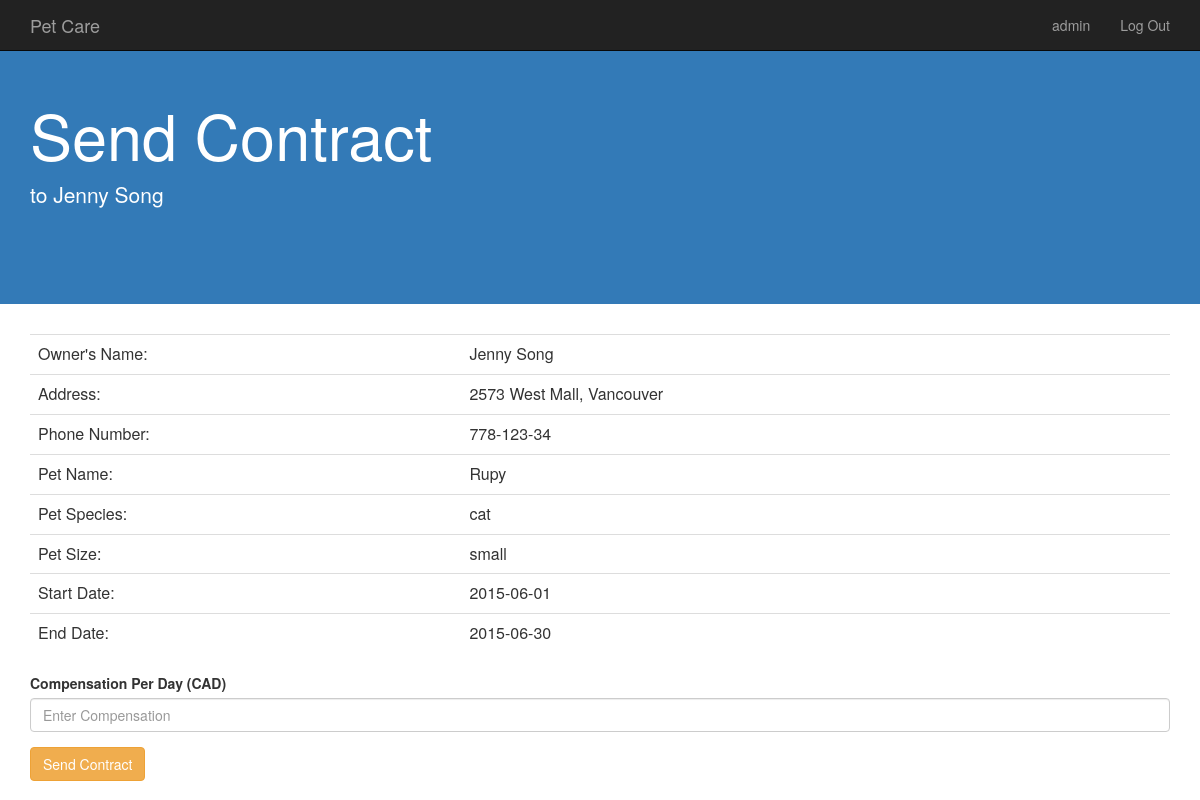
The page /user/contractToOwner.php?RequestID=111&PetID=1 (signed in) on the database as committed earlier.
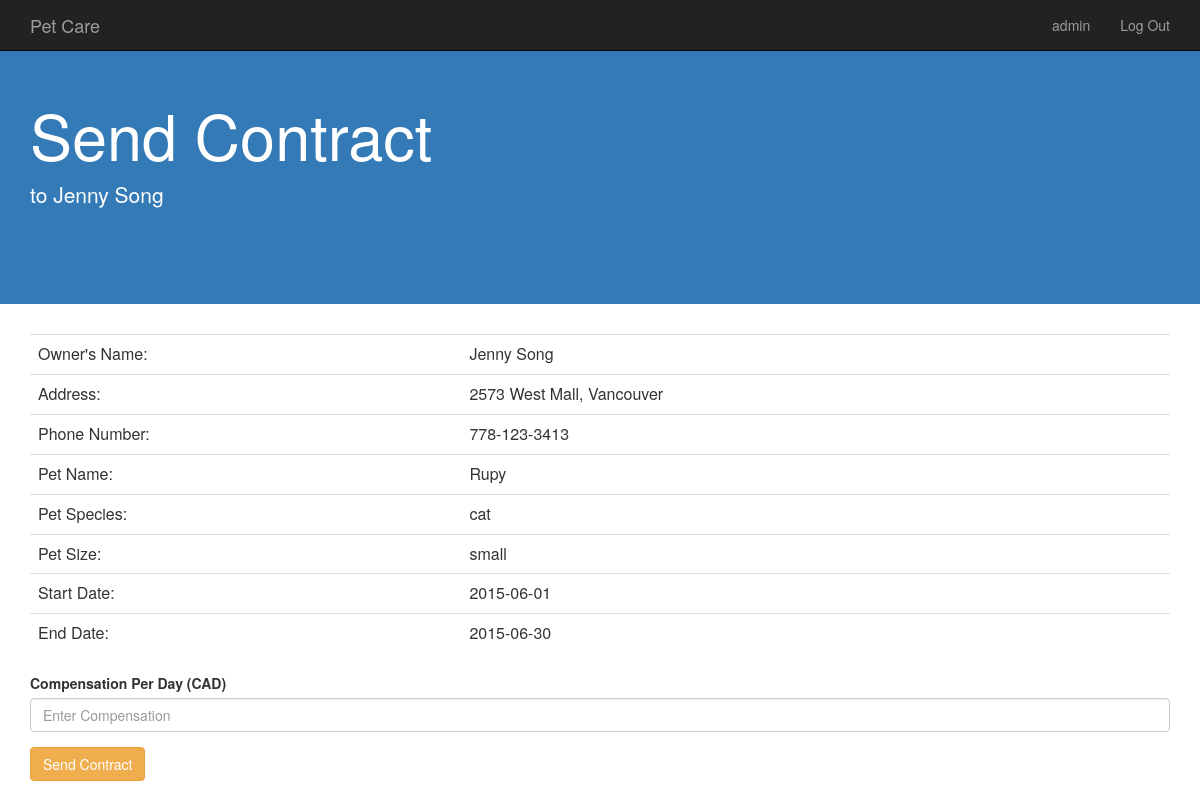
The same page on the database as committed later.
### tables this page shows
CREATE TABLE AccommodationRequest
(OwnerID       	Char(20),
 PetID 			INTEGER, 
 RequestID 		INTEGER,
 WithinDistance 		REAL NOT NULL, 
 StartDate 		DATE NOT NULL, 
 EndDate 		DATE NOT NULL, 
 primary key(PetID, RequestID),
 foreign key(OwnerID, PetID) references OwnsPet(OwnerID, PetID));

CREATE TABLE User
(UserID 	CHAR(20) NOT NULL,
 Password 	CHAR(20) NOT NULL, 
 Name 		CHAR(20) NOT NULL, 
 Address 	CHAR(50) NOT NULL,
 PhoneNum 	CHAR(15) NOT NULL,
 primary key (UserID));

CREATE TABLE OwnsPet
	(OwnerID 	Char(20), 
 PetID 		INTEGER, 
 PetName 	CHAR(20) NOT NULL,
 Size 		CHAR(20) NOT NULL,
 Species	CHAR(20) NOT NULL,
 primary key (OwnerID,PetID),
 foreign key(OwnerID) references PetOwner(OwnerID));

### user/contractToOwner.php (the view, shortened to what this page needs)
<?php
		$db = new PDO("mysql:host=localhost;dbname=fantastic304;port=3306","root");
		$stmt = $db->prepare('SELECT Name, PetName, Species, Size, Address,PhoneNum, WithinDistance, StartDate, EndDate, a.OwnerID as OwnerID, a.RequestID as RequestID, a.PetID as PetID
				FROM AccommodationRequest a, OwnsPet op, PetOwner po, User u
				WHERE a.OwnerID = op.OwnerID and op.OwnerID = po.OwnerID and po.OwnerID = u.UserID and a.PetID = op.PetID and a.RequestID=:RequestID and a.PetID=:PetID');
		$stmt->execute(array(':RequestID' => $_GET[RequestID], ':PetID' => $_GET[PetID]));
		$row = $stmt->fetch();
?>
<head>
	<link rel="stylesheet" href="../bootstrap.min.css">
</head>
<body>
	<?php include '../include/header.php'; ?>
	<div style="padding: 80px 0; background-color:337ab7; !important" class="jumbotron">
  		<div class="container">
  			<h1 style="color:white">Send Contract</h1>
  			<p style="color:white">to <?= $row['Name']; ?></p>
  		</div>
	</div>
	<div class="container">
		<table class="table">
			<tr>
				<td>Owner's Name:</td>
				<td><?= $row['Name']; ?></td>
			</tr>
			<tr>
				<td>Address:</td>
				<td><?= $row['Address'] ?></td>
			</tr>
			<tr>
				<td>Phone Number:</td>
				<td><?= $row['PhoneNum'] ?></td>
			</tr>
			<tr>
				<td>Pet Name:</td>
				<td><?= $row['PetName'] ?></td>
			</tr>
			<tr>
				<td>Pet Species:</td>
				<td><?= $row['Species'] ?></td>
			</tr>
			<tr>
				<td>Pet Size:</td>
				<td><?= $row['Size'] ?></td>
			</tr>
			<tr>
				<td>Start Date:</td>
				<td><?= $row['StartDate'] ?></td>
			</tr>
			<tr>
				<td>End Date:</td>
				<td><?= $row['EndDate'] ?></td>
			</tr>
		</table>
	</div>
	<div class="container">
		<form action="createContract.php" method="post">
		  	<div class="form-group">
			    <label for="Compensation">Compensation Per Day (CAD)</label>
			    <input type="Number" class="form-control" name="Compensation" placeholder="Enter Compensation">
		 	</div>
		  	<button type="submit" class="btn btn-warning">Send Contract</button>
		</form>
	</div>
</body>

Rows that differ between the two databases and show on the page:
changed through a linked row, accommodationrequest "Jenny Song": user.PhoneNum "778-123-34" → "778-123-3413"
